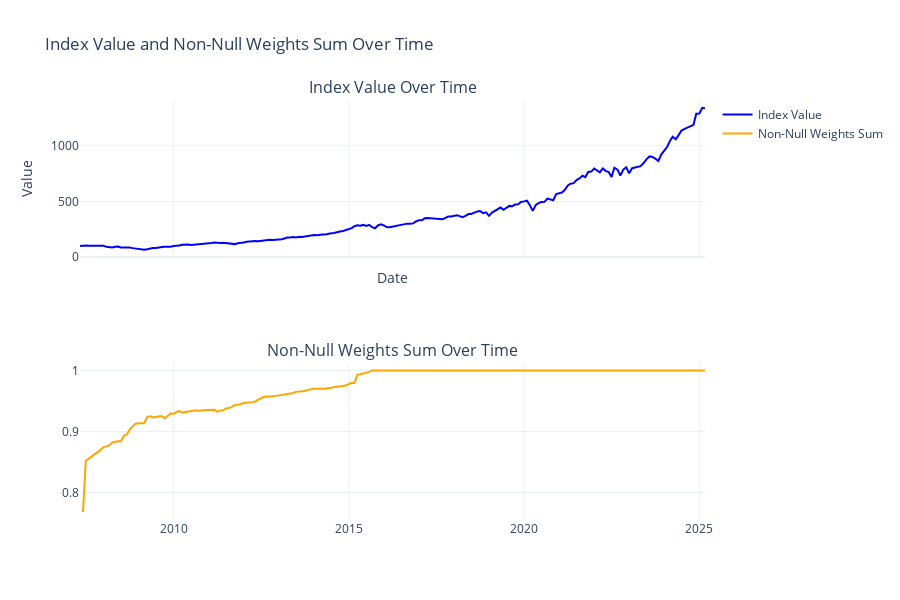

This figure's notebook cell:
### Code cell
import plotly.graph_objects as go

# Tracer l'évolution de l'indice
fig = go.Figure()
import plotly.graph_objects as go
from plotly.subplots import make_subplots

# Créer une figure avec deux sous-graphiques (un pour chaque courbe)
fig = make_subplots(rows=2, cols=1, shared_xaxes=True, 
                    subplot_titles=("Index Value Over Time", "Non-Null Weights Sum Over Time"))

# Ajouter la courbe de l'indice (premier graphique)
fig.add_trace(go.Scatter(
    x=index_df.index,
    y=index_df['Index Value'],
    mode='lines',
    name='Index Value',
    line=dict(color='blue')
), row=1, col=1)

# Ajouter la courbe de la somme des poids non nuls (deuxième graphique)
fig.add_trace(go.Scatter(
    x=non_null_weights_sum.index[1:],
    y=non_null_weights_sum[1:],
    mode='lines',
    name='Non-Null Weights Sum',
    line=dict(color='orange')
), row=2, col=1)

# Ajouter des titres et personnaliser le graphique
fig.update_layout(
    title='Index Value and Non-Null Weights Sum Over Time',
    xaxis_title='Date',
    yaxis_title='Value',
    height=600,  # Ajuster la hauteur de la figure
    template='plotly_white'
)

# Afficher le graphique
fig.show()

### Figure 1 — Plotly figure (JSON) as saved in the notebook; plotly's stock layout.template omitted (floating-point values rounded to 4 significant figures; data arrays with more than 128 entries replaced by an {"elided": "..."} marker saying what was removed)
{"data": [{"line": {"color": "blue"}, "mode": "lines", "name": "Index Value", "type": "scatter", "x": {"elided": "215 str values"}, "xaxis": "x", "y": {"elided": "215 float values"}, "yaxis": "y"}, {"line": {"color": "orange"}, "mode": "lines", "name": "Non-Null Weights Sum", "type": "scatter", "x": {"elided": "214 str values"}, "xaxis": "x2", "y": {"elided": "214 float values"}, "yaxis": "y2"}], "layout": {"annotations": [{"font": {"size": 16}, "showarrow": false, "text": "Index Value Over Time", "x": 0.5, "xanchor": "center", "xref": "paper", "y": 1, "yanchor": "bottom", "yref": "paper"}, {"font": {"size": 16}, "showarrow": false, "text": "Non-Null Weights Sum Over Time", "x": 0.5, "xanchor": "center", "xref": "paper", "y": 0.375, "yanchor": "bottom", "yref": "paper"}], "height": 600, "title": {"text": "Index Value and Non-Null Weights Sum Over Time"}, "xaxis": {"anchor": "y", "domain": [0, 1], "matches": "x2", "showticklabels": false, "title": {"text": "Date"}}, "xaxis2": {"anchor": "y2", "domain": [0, 1]}, "yaxis": {"anchor": "x", "domain": [0.625, 1], "title": {"text": "Value"}}, "yaxis2": {"anchor": "x2", "domain": [0, 0.375]}}}
